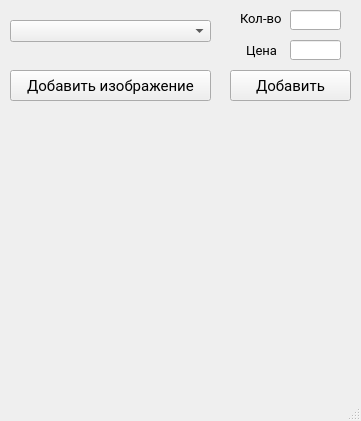
<?xml version="1.0" encoding="UTF-8"?>
<ui version="4.0">
 <class>AddWindow</class>
 <widget class="QMainWindow" name="AddWindow">
  <property name="geometry">
   <rect>
    <x>0</x>
    <y>0</y>
    <width>361</width>
    <height>421</height>
   </rect>
  </property>
  <property name="windowTitle">
   <string>MainWindow</string>
  </property>
  <property name="styleSheet">
   <string notr="true"/>
  </property>
  <widget class="QWidget" name="centralwidget">
   <widget class="QComboBox" name="comboBox">
    <property name="geometry">
     <rect>
      <x>10</x>
      <y>20</y>
      <width>201</width>
      <height>22</height>
     </rect>
    </property>
   </widget>
   <widget class="QPushButton" name="pushButton">
    <property name="geometry">
     <rect>
      <x>230</x>
      <y>70</y>
      <width>121</width>
      <height>31</height>
     </rect>
    </property>
    <property name="font">
     <font>
      <family>Roboto</family>
      <pointsize>11</pointsize>
     </font>
    </property>
    <property name="text">
     <string>Добавить</string>
    </property>
   </widget>
   <widget class="QLineEdit" name="lineEdit">
    <property name="geometry">
     <rect>
      <x>290</x>
      <y>10</y>
      <width>51</width>
      <height>20</height>
     </rect>
    </property>
   </widget>
   <widget class="QLabel" name="label">
    <property name="geometry">
     <rect>
      <x>240</x>
      <y>10</y>
      <width>41</width>
      <height>16</height>
     </rect>
    </property>
    <property name="font">
     <font>
      <family>Roboto</family>
      <pointsize>10</pointsize>
     </font>
    </property>
    <property name="text">
     <string>Кол-во</string>
    </property>
   </widget>
   <widget class="QPushButton" name="pushButtonAddImage">
    <property name="geometry">
     <rect>
      <x>10</x>
      <y>70</y>
      <width>201</width>
      <height>31</height>
     </rect>
    </property>
    <property name="font">
     <font>
      <family>Roboto</family>
      <pointsize>11</pointsize>
     </font>
    </property>
    <property name="text">
     <string>Добавить изображение</string>
    </property>
   </widget>
   <widget class="QLabel" name="labelImage">
    <property name="geometry">
     <rect>
      <x>16</x>
      <y>110</y>
      <width>331</width>
      <height>271</height>
     </rect>
    </property>
    <property name="text">
     <string/>
    </property>
    <property name="pixmap">
     <pixmap>../img/безшовные-раскосные-прямые-линии-печать-ткани-тонны-моря-узкие-149741474.jpg</pixmap>
    </property>
    <property name="scaledContents">
     <bool>true</bool>
    </property>
   </widget>
   <widget class="QLineEdit" name="lineEdit_2">
    <property name="geometry">
     <rect>
      <x>290</x>
      <y>40</y>
      <width>51</width>
      <height>20</height>
     </rect>
    </property>
   </widget>
   <widget class="QLabel" name="label_2">
    <property name="geometry">
     <rect>
      <x>246</x>
      <y>42</y>
      <width>41</width>
      <height>16</height>
     </rect>
    </property>
    <property name="font">
     <font>
      <family>Roboto</family>
      <pointsize>10</pointsize>
     </font>
    </property>
    <property name="text">
     <string>Цена</string>
    </property>
   </widget>
  </widget>
  <widget class="QMenuBar" name="menubar">
   <property name="geometry">
    <rect>
     <x>0</x>
     <y>0</y>
     <width>361</width>
     <height>21</height>
    </rect>
   </property>
  </widget>
  <widget class="QStatusBar" name="statusbar"/>
 </widget>
 <resources/>
 <connections/>
</ui>
